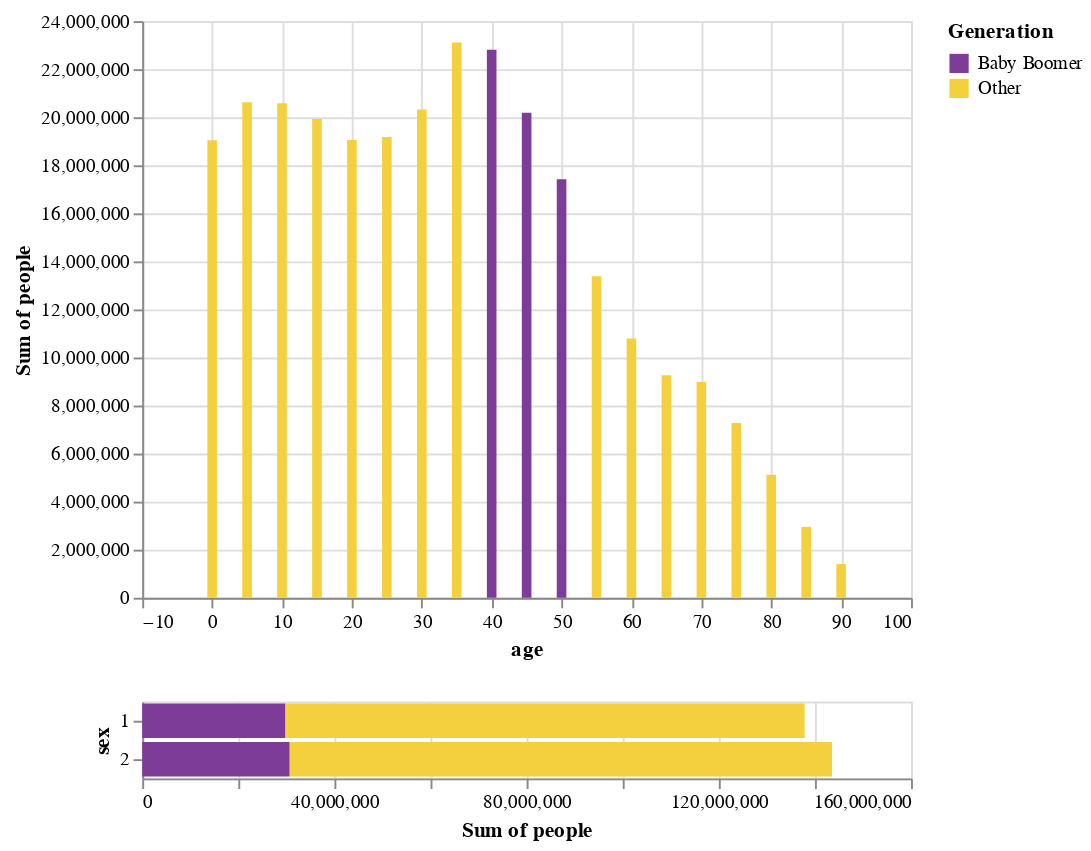

The cell this chart's notebook holds for it:
### Markdown cell above
##### Q6 - Linking

Let us take a closer look at just the year 2000 data, and find what the distribution of sex is for each individual age grouping.  Plot the distribution of ages as a bar chart for just the year 2000, and link a histogram that will plot the distribution of sex for the current selection.  It should default to no age group selected.  The histogram for the sex distribution should appear below the year 2000 data (vertically concatenated). When a bar on the top chart is selected, indicate its selection by turning the other bars light gray.  The histogram of the sex distribution below it should be a horizontal bar chart. 

Encode membership of the Baby Boomer generation with color using "#7D3C98" (purple) for the boomers "#F4D03F" (gold) for other.

### Code cell
yr00 = df_pop[df_pop['year'] == 2000]

interval = alt.selection_interval()

aughts = alt.Chart(yr00).mark_bar().encode(
    x = 'age', y = 'sum(people)', 
    color = alt.condition (interval, 'Generation', alt.value('lightgray'))
).add_selection(
    interval
)

sex = alt.Chart(yr00).mark_bar().encode(
    x = 'sum(people)', y = 'sex', color = alt.Color('Generation', scale = alt.Scale(domain = ['Baby Boomer', 'Other'], range = ['#7D3C98','#F4D03F']))
).transform_filter(
    interval
)

link = aughts & sex
link

### Figure 1 — Vega-Lite specification as saved in the notebook (floating-point values rounded to 4 significant figures)
{"config": {"view": {"continuousWidth": 400, "continuousHeight": 300}}, "vconcat": [{"mark": "bar", "encoding": {"color": {"condition": {"field": "Generation", "type": "nominal", "selection": "selector002"}, "value": "lightgray"}, "x": {"field": "age", "type": "quantitative"}, "y": {"aggregate": "sum", "field": "people", "type": "quantitative"}}, "selection": {"selector002": {"type": "interval"}}}, {"mark": "bar", "encoding": {"color": {"field": "Generation", "scale": {"domain": ["Baby Boomer", "Other"], "range": ["#7D3C98", "#F4D03F"]}, "type": "nominal"}, "x": {"aggregate": "sum", "field": "people", "type": "quantitative"}, "y": {"field": "sex", "type": "nominal"}}, "transform": [{"filter": {"selection": "selector002"}}]}], "data": {"name": "data-965d8f450afe53ae5704cfb5d73e1c4d"}, "$schema": "https://vega.github.io/schema/vega-lite/v4.17.0.json", "datasets": {"data-965d8f450afe53ae5704cfb5d73e1c4d": [{"year": 2000, "age": 0, "sex": "1", "people": 9735380, "Generation": "Other"}, {"year": 2000, "age": 0, "sex": "2", "people": 9310714, "Generation": "Other"}, {"year": 2000, "age": 5, "sex": "1", "people": 10552146, "Generation": "Other"}, {"year": 2000, "age": 5, "sex": "2", "people": 10069564, "Generation": "Other"}, {"year": 2000, "age": 10, "sex": "1", "people": 10563233, "Generation": "Other"}, {"year": 2000, "age": 10, "sex": "2", "people": 10022524, "Generation": "Other"}, {"year": 2000, "age": 15, "sex": "1", "people": 10237419, "Generation": "Other"}, {"year": 2000, "age": 15, "sex": "2", "people": 9692669, "Generation": "Other"}, {"year": 2000, "age": 20, "sex": "1", "people": 9731315, "Generation": "Other"}, {"year": 2000, "age": 20, "sex": "2", "people": 9324244, "Generation": "Other"}, {"year": 2000, "age": 25, "sex": "1", "people": 9659493, "Generation": "Other"}, {"year": 2000, "age": 25, "sex": "2", "people": 9518507, "Generation": "Other"}, {"year": 2000, "age": 30, "sex": "1", "people": 10205879, "Generation": "Other"}, {"year": 2000, "age": 30, "sex": "2", "people": 10119296, "Generation": "Other"}, {"year": 2000, "age": 35, "sex": "1", "people": 11475182, "Generation": "Other"}, {"year": 2000, "age": 35, "sex": "2", "people": 11635647, "Generation": "Other"}, {"year": 2000, "age": 40, "sex": "1", "people": 11320252, "Generation": "Baby Boomer"}, {"year": 2000, "age": 40, "sex": "2", "people": 11488578, "Generation": "Baby Boomer"}, {"year": 2000, "age": 45, "sex": "1", "people": 9925006, "Generation": "Baby Boomer"}, {"year": 2000, "age": 45, "sex": "2", "people": 10261253, "Generation": "Baby Boomer"}, {"year": 2000, "age": 50, "sex": "1", "people": 8507934, "Generation": "Baby Boomer"}, {"year": 2000, "age": 50, "sex": "2", "people": 8911133, "Generation": "Baby Boomer"}, {"year": 2000, "age": 55, "sex": "1", "people": 6459082, "Generation": "Other"}, {"year": 2000, "age": 55, "sex": "2", "people": 6921268, "Generation": "Other"}, {"year": 2000, "age": 60, "sex": "1", "people": 5123399, "Generation": "Other"}, {"year": 2000, "age": 60, "sex": "2", "people": 5668961, "Generation": "Other"}, {"year": 2000, "age": 65, "sex": "1", "people": 4453623, "Generation": "Other"}, {"year": 2000, "age": 65, "sex": "2", "people": 4804784, "Generation": "Other"}, {"year": 2000, "age": 70, "sex": "1", "people": 3792145, "Generation": "Other"}, {"year": 2000, "age": 70, "sex": "2", "people": 5184855, "Generation": "Other"}, {"year": 2000, "age": 75, "sex": "1", "people": 2912655, "Generation": "Other"}, {"year": 2000, "age": 75, "sex": "2", "people": 4355644, "Generation": "Other"}, {"year": 2000, "age": 80, "sex": "1", "people": 1902638, "Generation": "Other"}, {"year": 2000, "age": 80, "sex": "2", "people": 3221898, "Generation": "Other"}, {"year": 2000, "age": 85, "sex": "1", "people": 970357, "Generation": "Other"}, {"year": 2000, "age": 85, "sex": "2", "people": 1981156, "Generation": "Other"}, {"year": 2000, "age": 90, "sex": "1", "people": 336303, "Generation": "Other"}, {"year": 2000, "age": 90, "sex": "2", "people": 1064581, "Generation": "Other"}]}}
